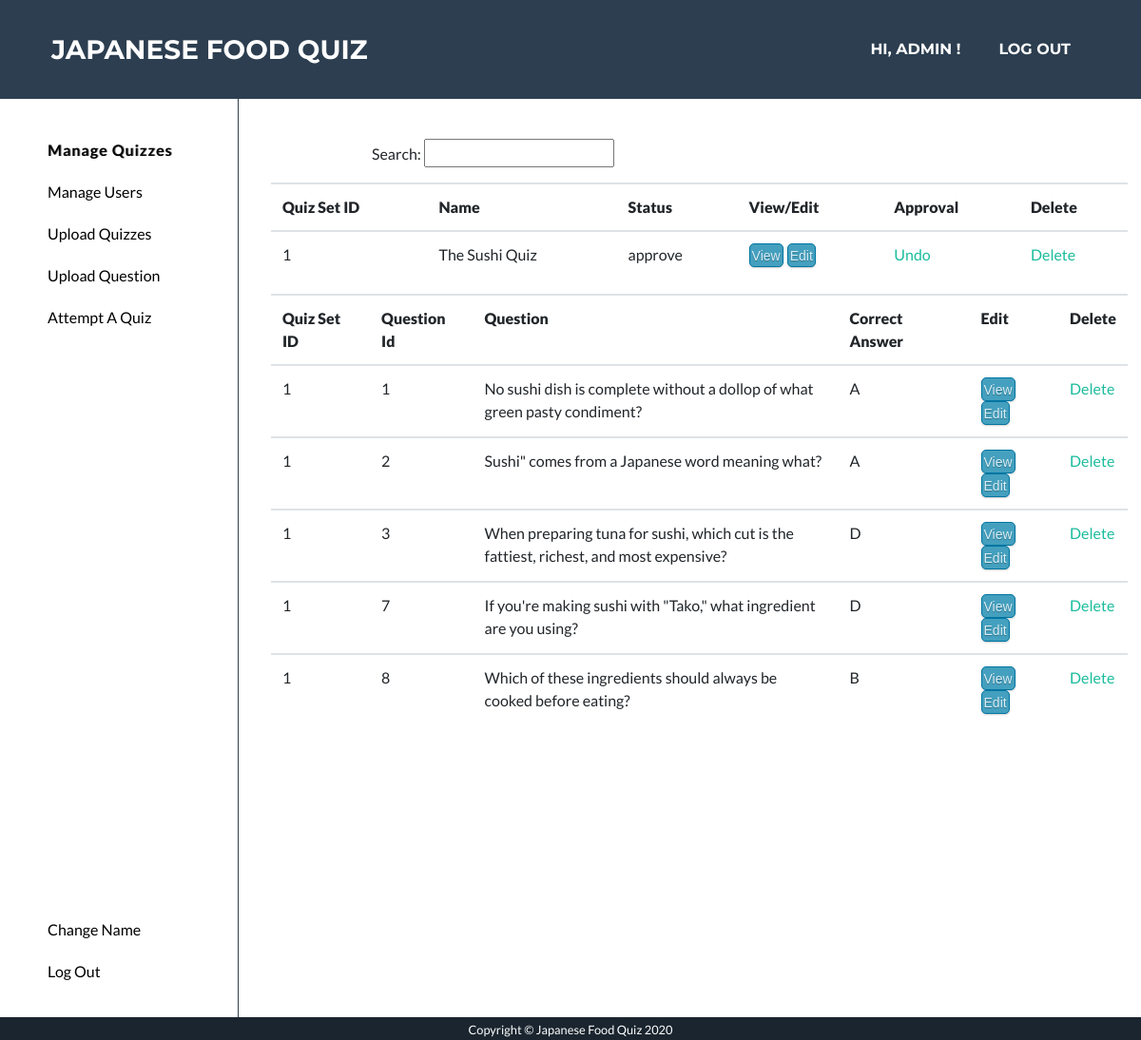
The page /manage_quiz (signed in) on the database as committed earlier.
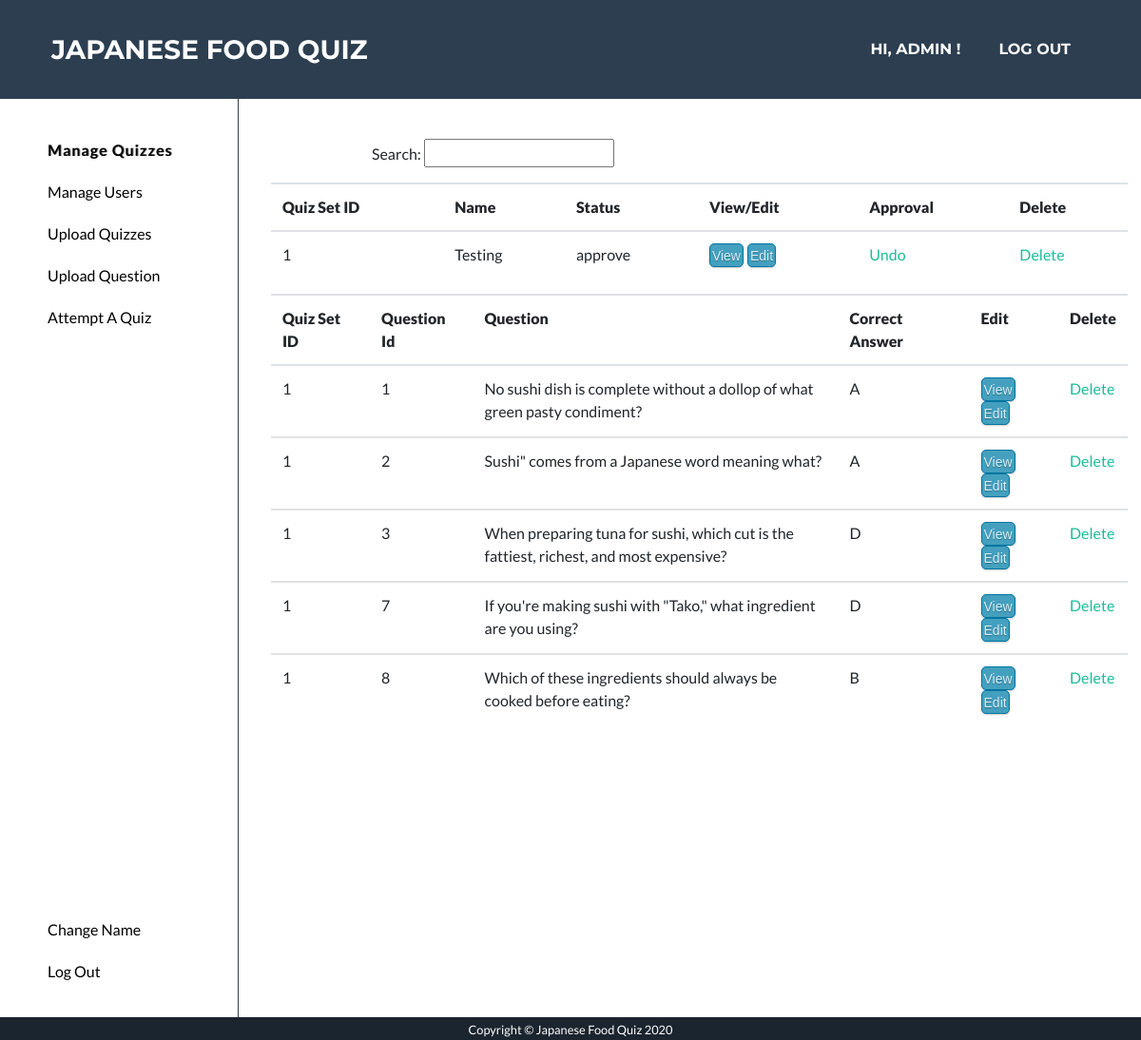
The same page on the database as committed later.
### app/models.py (models this page shows, shortened)
class QuizSet(db.Model):
    __table_args__ = {'extend_existing': True}
    quizSetID = db.Column(db.Integer, primary_key=True)
    name = db.Column(db.String(100))
    description = db.Column(db.String(100))
    picture = db.Column(db.String(100))
    userID = db.Column(db.String)
    status = db.Column(db.String(100))

### app/routes.py (the view)
@app.route('/manage_quiz')
@login_required
def manage_quiz():
	user = current_user
	if user.id != '1111111':
		return redirect('/admin')
	quizSetIds = []
	quizSets = QuizSet.query.all()
	for quizSet in quizSets:
		quizSetIds.append(quizSet.quizSetID)
	questions = Question.query.all()
	show_questions = []
	for question in questions:
		if question.quizSetID in quizSetIds:
			show_questions.append(question)
	return render_template('manage_quiz.html', quizSets=quizSets, questions=show_questions, username=current_user.name)

### app/models.py (called while the page is built)
@login.user_loader
def load_user(id):
    user = User.query.filter_by(id=(int(id))).first()
    return user

### app/templates/manage_quiz.html (shortened to what this page needs)
<!DOCTYPE html>
<html lang="en">
  <head>
    <link href="/static/style.css" rel="stylesheet" />
    <link rel="stylesheet" type="text/css" href="static/default.css" />
    <link rel="stylesheet" type="text/css" href="static/admin_page.css" />
    {% extends 'base.html' %} {% block content %}
    <div class="main">
      <div class="navbar2">
        <ul class="nav_ul2">
          <li class="nav_list2">
            <a href="/manage_quiz"><button class="highlight_m_quiz">Manage Quizzes</button> </a>
          </li>
          <li class="nav_list2">
            <a href="/manage_user"><button>Manage Users</button> </a>
          </li>
          <li class="nav_list2">
            <a href="/upload_question_set"><button>Upload Quizzes</button> </a>
          </li>
          <li class="nav_list2">
            <a href="/upload_quiz"><button>Upload Question</button></a>
          </li>
          <li class="nav_list2">
            <a href="/qs"><button>Attempt A Quiz </button></a>
          </li>
          <li class="nav_list2_bottom">
            <a href="/user_change_name"><button>Change Name</button></a>
        </li>
          <li class="nav_list2"><a href="/logout"><button>Log Out</button></a></li>
        </ul>
      </div>
      <div class="main_part">
        <p class="search">Search: <input type="text" /></p>
      <div class="flex_list container">
       <table class='table'>
              <tr>
                  <th><strong>Quiz Set ID</strong></th>
                  <th><strong>Name</strong></th>
                  <th><strong>Status</strong></th>
                  <th><strong>View/Edit</strong></th>
                  <th><strong>Approval</strong></th>
                  <th><strong>Delete</strong></th>
              </tr>
               {% for quizSet in quizSets %}
                  <tr>
                          <td>{{ quizSet.quizSetID }}</td>
                          <td>{{ quizSet.name }}</td>
                          <td>{{ quizSet.status }}</td>
                          <td><a class="button2 mr-1" href="/view_question_set?id={{ quizSet.quizSetID }}">View</a><a class="button2" href="/edit_question_set?id={{ quizSet.quizSetID }}">Edit</a></td>
                          {%  if quizSet.status== "approve" %}
                          <td style="text-align: left;" ><a href="/approve_quiz_set?id={{ quizSet.quizSetID }}">Undo</a></td>
                          {% else %}
                          <td style="text-align: left;" ><a href="/approve_quiz_set?id={{ quizSet.quizSetID }}">Approve</a></td>
                          {% endif %}
                          <td style="text-align: left;" ><a href="/delete_quiz_set?id={{ quizSet.quizSetID }}">Delete</a></td>
                  </tr>
               {% endfor %}
       </table>
      </div>
      <div class="flex_list container">
       <table class='table'>
              <tr>
                  <th><strong>Quiz Set ID</strong></th>
                  <th><strong>Question Id</strong></th>
                  <th><strong>Question</strong></th>
                  <th><strong>Correct Answer</strong></th>
                  <th><strong>Edit</strong></th>
                  <th><strong>Delete</strong></th>
              </tr>
               {% for question in questions %}
                  <tr>
                          <td>{{ question.quizSetID }}</td>
                          <td>{{ question.questionID }}</td>
                          <td style="width:24rem;">{{ question.question }}</td>
                          <td>{{ question.correctAnswer}} </td>
                          <td><a class="button2 mr-1" href="/view_quiz?id={{ question.questionID }}&qsID={{ question.quizSetID }}">View</a><a class="button2" href="/edit_quiz?id={{ question.questionID }}&qsID={{ question.quizSetID }}">Edit</a>
                          <td style="text-align: left;" ><a href="/delete_quiz?id={{ question.questionID }}">Delete</a></td>
                          </td>
                  </tr>
               {% endfor %}
       </table>
      </div>
      </div>
    </div>
    {% endblock %}

Rows that differ between the two databases and show on the page:
changed QuizSet "approve": name "The Sushi Quiz" → "Testing"
